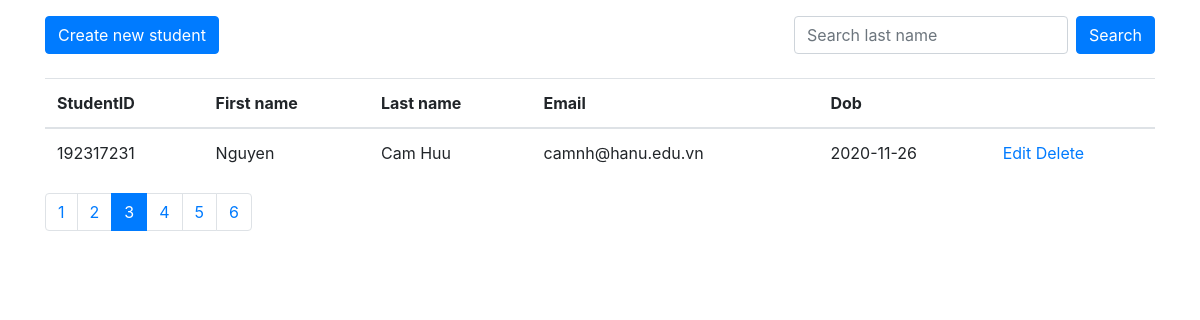
/simple/student/index.php?page=3, run on the app's committed database.
### tables this page shows
CREATE TABLE `students` (
  `id` int(11) NOT NULL,
  `student_id` varchar(20) NOT NULL,
  `first_name` varchar(20) NOT NULL,
  `last_name` varchar(10) NOT NULL,
  `email` varchar(50) NOT NULL,
  `dob` date NOT NULL
);

### simple/student/index.php (the view, shortened to what this page needs)
<?php require('../config/connection.php'); ?>
<?php
	$limit = 1;
	$studentSql = "SELECT * FROM students";
	$totalStudentsCountSql = "SELECT COUNT(*) FROM students";
	if (isset($_GET['page'])) {
		$offset = $limit * ($_GET['page'] - 1);
		$studentSql .= " LIMIT $limit OFFSET $offset";
	}
	else {
		$offset = 0;
		$studentSql .= " LIMIT $limit OFFSET $offset";
	}
	$totalStudentsResult = $conn->query($totalStudentsCountSql);
	$totalStudents = $totalStudentsResult->fetch_array()[0];
	$totalPages = ceil($totalStudents / $limit);
	$result = $conn->query($studentSql);
	$rows = $result->fetch_all(MYSQLI_ASSOC);
?>
<!DOCTYPE html>
<html>
	<head>
		<link rel="stylesheet" href="https://cdn.jsdelivr.net/npm/bootstrap@4.5.3/dist/css/bootstrap.min.css">
	</head>
	<body>
		<div class="container">
			<div class="mt-3 d-flex justify-content-between">
				<a href="create.php">
					<button class="btn btn-primary">Create new student</button>
				</a>
				<form class="form-inline" method="GET">
					<input class="form-control" name="search" placeholder="Search last name"/>
					<button class="btn btn-primary ml-2">Search</button>
				</form>
			</div>
			<br/>
			<table class="table" style="border-collapse:collapse">
				<thead>
					<tr>
						<th>StudentID</th>
						<th>First name</th>
						<th>Last name</th>
						<th>Email</th>
						<th>Dob</th>
						<th></th>
					</tr>
				</thead>
				<tbody>
					<?php if(count($rows) > 0): ?>
						<?php foreach($rows as $row): ?>
							<tr>
								<td><?php echo $row['student_id']?></td>
								<td><?php echo $row['first_name']?></td>
								<td><?php echo $row['last_name']?></td>
								<td><?php echo $row['email']?></td>
								<td><?php echo $row['dob']?></td>
								<td>
									<a href="edit.php?id=<?php echo $row['id']; ?>">Edit</a>
									<a href="delete.php?id=<?php echo $row['id']; ?>" onclick="return confirm('Are you sure');">Delete</a>
								</td>
							</tr>
						<?php endforeach ?>
					<?php else: ?>
						<tr>
							<td colspan="6">0 results</td>
						</tr>
					<?php endif ?>
				</tbody>
			</table>
			<nav aria-label="Page navigation example">
				<ul class="pagination">
					<?php for($i = 1; $i <= $totalPages; $i++) { ?>
						<li class="page-item <?php echo (isset($_GET['page']) && $_GET['page'] == $i ||
						!isset($_GET['page']) && $i == 1) ? 'active' : '' ?>">
							<a class="page-link"
							href="index.php?page=<?php echo $i; ?><?php echo isset($_GET['search']) ? '&search='.$_GET['search'] : null ?>">
								<?php echo $i; ?>
							</a>
						</li>
					<?php } ?>
				</ul>
			</nav>
		</div>
	</body>
</html>

### data on the page
students: student "192317231", first_name "Nguyen", last_name "Cam Huu", email "camnh@hanu.edu.vn", dob "2020-11-26"
